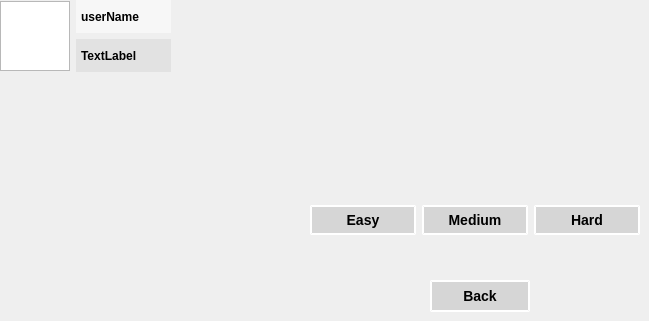
    <widget class="QWidget" name="levelPage">
     <property name="styleSheet">
      <string notr="true">#levelPage{border-image: url(:/images/background.png) cover;}</string>
     </property>
     <widget class="QWidget" name="horizontalLayoutWidget">
      <property name="geometry">
       <rect>
        <x>310</x>
        <y>180</y>
        <width>330</width>
        <height>80</height>
       </rect>
      </property>
      <layout class="QHBoxLayout" name="horizontalLayout">
       <item>
        <widget class="QPushButton" name="easy">
         <property name="minimumSize">
          <size>
           <width>100</width>
           <height>30</height>
          </size>
         </property>
         <property name="styleSheet">
          <string notr="true">#easy{
background-color:rgb(214, 214, 214);
color: rgb(0, 0, 0);
border-style:outset;
border-width: 2px;
border-color:rgb(255, 255, 255);
font: bold 14px;
padding: 2px;
}</string>
         </property>
         <property name="text">
          <string>Easy</string>
         </property>
        </widget>
       </item>
       <item>
        <widget class="QPushButton" name="medium">
         <property name="minimumSize">
          <size>
           <width>100</width>
           <height>30</height>
          </size>
         </property>
         <property name="styleSheet">
          <string notr="true">#medium{
background-color:rgb(214, 214, 214);
color: rgb(0, 0, 0);
border-style:outset;
border-width: 2px;
border-color:rgb(255, 255, 255);
font: bold 14px;
padding: 2px;
}</string>
         </property>
         <property name="text">
          <string>Medium</string>
         </property>
        </widget>
       </item>
       <item>
        <widget class="QPushButton" name="hard">
         <property name="minimumSize">
          <size>
           <width>100</width>
           <height>30</height>
          </size>
         </property>
         <property name="styleSheet">
          <string notr="true">#hard{
background-color:rgb(214, 214, 214);
color: rgb(0, 0, 0);
border-style:outset;
border-width: 2px;
border-color:rgb(255, 255, 255);
font: bold 14px;
padding: 2px;
}</string>
         </property>
         <property name="text">
          <string>Hard</string>
         </property>
        </widget>
       </item>
      </layout>
     </widget>
     <widget class="QPushButton" name="back1">
      <property name="geometry">
       <rect>
        <x>430</x>
        <y>280</y>
        <width>100</width>
        <height>32</height>
       </rect>
      </property>
      <property name="minimumSize">
       <size>
        <width>100</width>
        <height>30</height>
       </size>
      </property>
      <property name="styleSheet">
       <string notr="true">#back1{
background-color:rgb(214, 214, 214);
color: rgb(0, 0, 0);
border-style:outset;
border-width: 2px;
border-color:rgb(255, 255, 255);
font: bold 14px;
padding: 2px;
}</string>
      </property>
      <property name="text">
       <string>Back</string>
      </property>
     </widget>
     <widget class="QWidget" name="gridLayoutWidget_3">
      <property name="geometry">
       <rect>
        <x>0</x>
        <y>0</y>
        <width>171</width>
        <height>72</height>
       </rect>
      </property>
      <layout class="QGridLayout" name="profile_2">
       <item row="0" column="1">
        <widget class="QLabel" name="userName_2">
         <property name="sizePolicy">
          <sizepolicy hsizetype="Expanding" vsizetype="Preferred">
           <horstretch>0</horstretch>
           <verstretch>0</verstretch>
          </sizepolicy>
         </property>
         <property name="minimumSize">
          <size>
           <width>80</width>
           <height>30</height>
          </size>
         </property>
         <property name="styleSheet">
          <string notr="true">#userName_2{
background-color:rgba(255, 255, 255, 128);
color: rgb(0, 0, 0);
font: bold 12px;
padding: 2px;
}</string>
         </property>
         <property name="text">
          <string>userName</string>
         </property>
         <property name="alignment">
          <set>Qt::AlignLeading|Qt::AlignLeft|Qt::AlignVCenter</set>
         </property>
        </widget>
       </item>
       <item row="1" column="1">
        <widget class="QLabel" name="currentDate_2">
         <property name="sizePolicy">
          <sizepolicy hsizetype="Expanding" vsizetype="Preferred">
           <horstretch>0</horstretch>
           <verstretch>0</verstretch>
          </sizepolicy>
         </property>
         <property name="minimumSize">
          <size>
           <width>80</width>
           <height>30</height>
          </size>
         </property>
         <property name="styleSheet">
          <string notr="true">#currentDate_2{
background-color:rgba(214, 214, 214, 128);
color: rgb(0, 0, 0);
font: bold 12px;
padding: 2px;
}</string>
         </property>
         <property name="text">
          <string>TextLabel</string>
         </property>
         <property name="alignment">
          <set>Qt::AlignLeading|Qt::AlignLeft|Qt::AlignVCenter</set>
         </property>
        </widget>
       </item>
       <item row="0" column="0" rowspan="2">
        <widget class="QGraphicsView" name="avatar_2">
         <property name="minimumSize">
          <size>
           <width>50</width>
           <height>50</height>
          </size>
         </property>
         <property name="maximumSize">
          <size>
           <width>70</width>
           <height>70</height>
          </size>
         </property>
         <property name="verticalScrollBarPolicy">
          <enum>Qt::ScrollBarAlwaysOff</enum>
         </property>
         <property name="horizontalScrollBarPolicy">
          <enum>Qt::ScrollBarAlwaysOff</enum>
         </property>
        </widget>
       </item>
      </layout>
     </widget>
    </widget>
